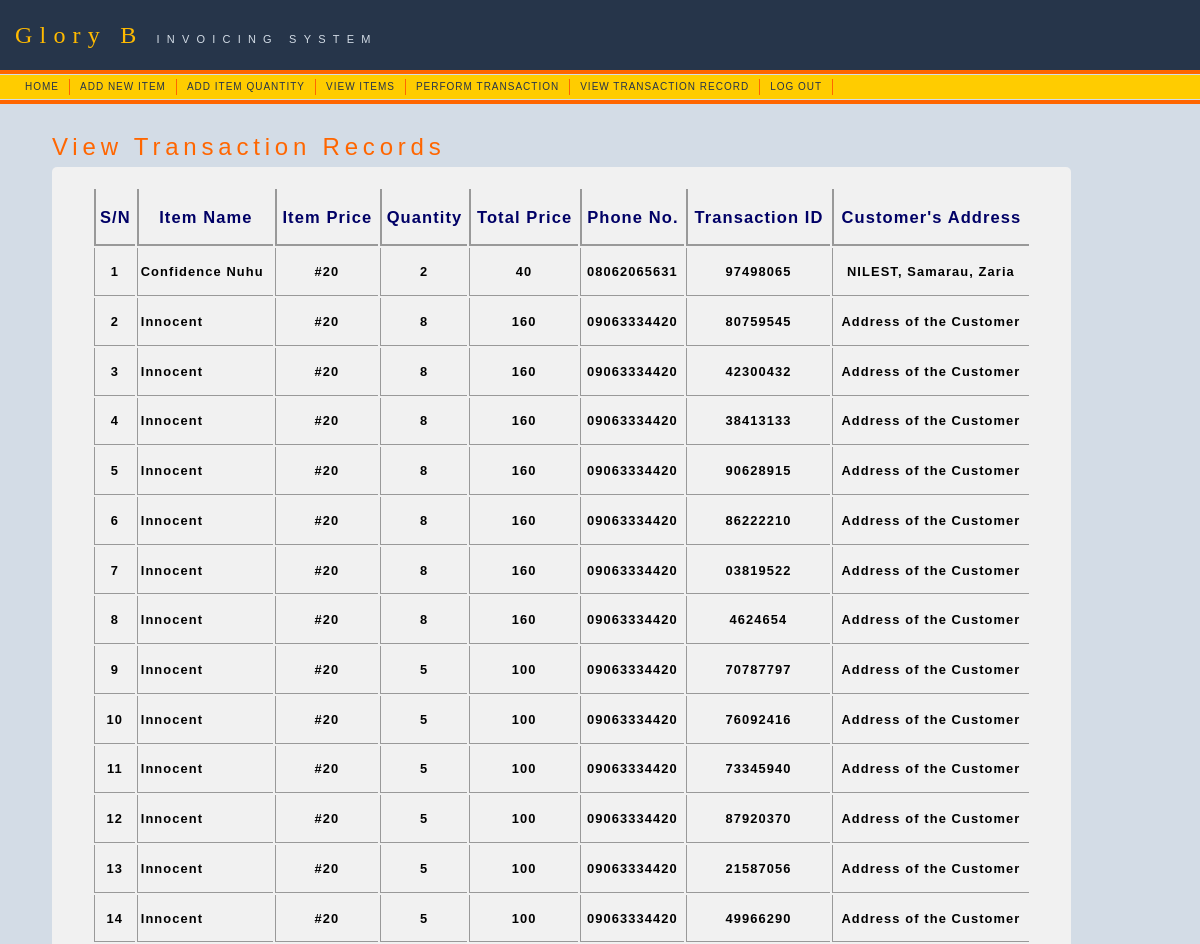
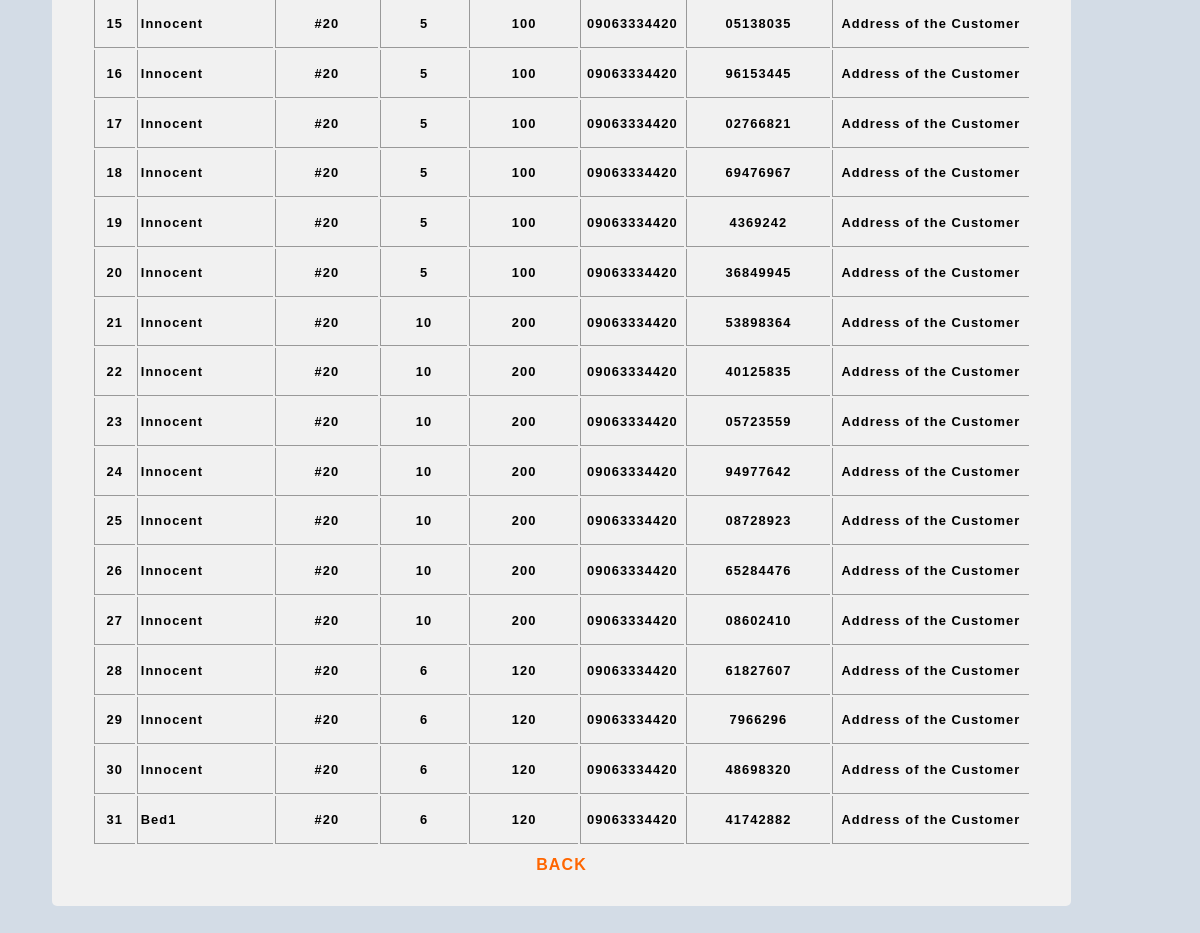
The page /main/view_rec.php on the database its author committed (2 pictures, top to bottom).
### tables this page shows
CREATE TABLE `record` (
  `rec_no` int(4) NOT NULL auto_increment,
  `name` varchar(30) NOT NULL,
  `phone` varchar(15) NOT NULL,
  `address` varchar(200) NOT NULL,
  `item` varchar(20) NOT NULL,
  `quant` varchar(3) NOT NULL,
  `price` varchar(10) NOT NULL,
  `total` varchar(10) NOT NULL,
  `trans_id` varchar(20) NOT NULL,
  `date` varchar(9) NOT NULL,
  PRIMARY KEY  (`rec_no`),
  UNIQUE KEY `trans_id` (`trans_id`)
);

### main/view_rec.php (the view, shortened to what this page needs)
<!DOCTYPE html PUBLIC "-//W3C//DTD XHTML 1.0 Transitional//EN" "http://www.w3.org/TR/xhtml1/DTD/xhtml1-transitional.dtd">
<html xmlns="http://www.w3.org/1999/xhtml">
<head>
<link rel="stylesheet" href="../asset/mm_training.css" type="text/css" />
</head>
<body bgcolor="#64748B">
<table id="table" width="100%" border="0" cellspacing="0" cellpadding="0">
	<tr bgcolor="#26354A">
	<td width="15" nowrap="nowrap"><img src="../asset/mm_spacer.gif" alt="" width="15" height="1" border="0" /></td>
	<td height="70" colspan="2" class="logo" nowrap="nowrap">Glory B  <span class="tagline">INVOICING SYSTEM </span></td>
	<td width="100%">&nbsp;</td>
	</tr>
	<tr bgcolor="#FF6600">
	<td colspan="4"><img src="../asset/mm_spacer.gif" alt="" width="1" height="4" border="0" /></td>
	</tr>
	<tr bgcolor="#D3DCE6">
	<td colspan="4"><img src="asset/mm_spacer.gif" alt="" width="1" height="1" border="0" /></td>
	</tr>
	<tr bgcolor="#FFCC00">
	<td width="15" nowrap="nowrap">&nbsp;</td>
	<td width="705" colspan="2" height="24">
	<table border="0" cellpadding="0" cellspacing="0" id="navigation">
        <tr>
          <td class="navText" align="center" nowrap="nowrap"><a href="index.php">HOME</a></td>
		  <td class="navText" align="center" nowrap="nowrap"><a href="add_item.php">ADD NEW ITEM</a></td>
		  <td class="navText" align="center" nowrap="nowrap"><a href="add_quant.php">ADD ITEM QUANTITY</a></td>
		  <td class="navText" align="center" nowrap="nowrap"><a href="view_item.php">VIEW ITEMS</a></td>
		  <td class="navText" align="center" nowrap="nowrap"><a href="trans.php">PERFORM TRANSACTION</a></td>
		  <td class="navText" align="center" nowrap="nowrap"><a href="view_rec.php">VIEW TRANSACTION RECORD</a></td>
		  <td class="navText" align="center" nowrap="nowrap"><a href="../index.php">LOG OUT</a></td>
        </tr>
      </table>	</td>
	<td width="100%">&nbsp;</td>
	</tr>
	<tr bgcolor="#D3DCE6">
	<td colspan="4"><img src="asset/mm_spacer.gif" alt="" width="1" height="1" border="0" /></td>
	</tr>
	<tr bgcolor="#FF6600">
	<td colspan="4"><img src="asset/mm_spacer.gif" alt="" width="1" height="4" border="0" /></td>
	</tr>
	<tr bgcolor="#D3DCE6">
	<td colspan="4"><img src="asset/mm_spacer.gif" alt="" width="1" height="1" border="0" /></td>
	</tr>
	<tr bgcolor="#D3DCE6">
	<td width="15" valign="top">&nbsp;</td>
	<td width="35"><img src="asset/mm_spacer.gif" alt="" width="35" height="1" border="0" /></td>
	<td width="710" valign="top"><br />
	&nbsp;<br />
	<table border="0" cellspacing="0" cellpadding="2" width="500">
		<tr>
		<td class="pageName">View Transaction Records </td>
		</tr>
		<tr>
		<td class="bodyText">
<div align="center">
   <div align="center" class="content">
<?php
$sql="SELECT * FROM record ORDER BY rec_no DESC";
$result=mysql_query($sql);
?>
<table width="939" height="71" cellpadding="3">
  <tr>
    <th id="th" scope="col"><h2 class="style1">S/N</h2></th>
    <th id="th" scope="col"><h2 class="style1">Item Name</h2></th>
    <th id="th" scope="col"><h2 class="style1">Item Price</h2></th>
    <th id="th" scope="col"><h2 class="style1">Quantity</h2></th>
	<th id="th" scope="col"><h2 class="style1">Total Price</h2></th>
	<th id="th" scope="col"><h2 class="style1">Phone No.</h2></th>
    <th id="th" scope="col"><h2 class="style1">Transaction ID</h2></th>
    <th id="th" scope="col"><h2 class="style1">Customer's Address</h2></th>
  </tr>
  <?php
  $i=1;
  while($rows=mysql_fetch_assoc($result)){
  ?>
  <tr>
    <td id="td"><h3 align="center"><?php echo $i++; ?></h3></td>
    <td id="td"><h3><?php echo $rows['name']; ?></h3></td>
    <td id="td"><h3 align="center">#<?php echo $rows['price']; ?></h3></td>
    <td id="td"><h3 align="center"><?php echo $rows['quant']; ?></h3></td>
	<td id="td"><h3 align="center"><?php echo $rows['total']; ?></h3></td>
	<td id="td"><h3 align="center"><?php echo $rows['phone']; ?></h3></td>
	<td id="td"><h3 align="center"><?php echo $rows['trans_id']; ?></h3></td>
	<td id="td"><h3 align="center"><?php echo $rows['address']; ?></h3></td>
  </tr>
  <?php
  }
  ?>
   <tr>
    <td id="back" colspan="8" align="center"><a href="index.php">BACK</a></td>
  </tr>
</table>
</div>
</div>
		<br /></td>
		</tr>
	</table>
	 <br />	</td>
	<td>&nbsp;</td>
	</tr>
</table>
</body>
</html>

### asset/mm_training.css (style rules this page uses)
body { margin:0px; }
td { font:11px Arial, Helvetica, sans-serif; color:#000000; }
a { color: #FF6600; font-weight:bold; text-decoration:none; }
#navigation a { font:10px Arial, Helvetica, sans-serif; color: #26354A; text-decoration: none; letter-spacing:.1em; line-height:16px; display:block; padding: 0px 10px; border-right:1px solid #FF6600; }
.logo { font:24px Times New Roman, Times, serif; color: #FFBA00; letter-spacing:.3em; line-height:26px; }
.tagline { font: 11px Arial, Helvetica, sans-serif; color: #D3DCE6; line-height:16px; }
.bodyText { font:11px Arial, Helvetica, sans-serif; line-height:22px; color:#26354A; letter-spacing:.1em; }
.pageName { font:24px Arial, Helvetica, sans-serif; color: #FF6600; letter-spacing:.2em; line-height:32px; }
.navText { font:10px Arial, Helvetica, sans-serif; color: #26354A; letter-spacing:.1em; line-height:16px; }

### main/view_rec.php (style rules this page uses)
#back { font-size:16px; border-radius:5px; color: white; padding:10px; }
.content { width:100%; background-color: #f1f1f1; padding: 20px; border-radius:5px; }
#td { border-bottom:1px solid #999999; border-left:1px solid #999999; }
#th { border-bottom:2px solid #999999; border-left:2px solid #999999; }
.style1 { color: #000066 }

### rows shown on the page
record: name "Confidence Nuhu", price "20", quant "2", total "40", phone "08062065631", trans "97498065", address "NILEST, Samarau, Zaria"
record: name "Innocent", price "20", quant "8", total "160", phone "09063334420", trans "80759545", address "Address of the Customer"
record: name "Innocent", price "20", quant "8", total "160", phone "09063334420", trans "42300432", address "Address of the Customer"
record: name "Innocent", price "20", quant "8", total "160", phone "09063334420", trans "38413133", address "Address of the Customer"
record: name "Innocent", price "20", quant "8", total "160", phone "09063334420", trans "90628915", address "Address of the Customer"
record: name "Innocent", price "20", quant "8", total "160", phone "09063334420", trans "86222210", address "Address of the Customer"
record: name "Innocent", price "20", quant "8", total "160", phone "09063334420", trans "03819522", address "Address of the Customer"
record: name "Innocent", price "20", quant "8", total "160", phone "09063334420", trans "4624654", address "Address of the Customer"
record: name "Innocent", price "20", quant "5", total "100", phone "09063334420", trans "70787797", address "Address of the Customer"
record: name "Innocent", price "20", quant "5", total "100", phone "09063334420", trans "76092416", address "Address of the Customer"
record: name "Innocent", price "20", quant "5", total "100", phone "09063334420", trans "73345940", address "Address of the Customer"
record: name "Innocent", price "20", quant "5", total "100", phone "09063334420", trans "87920370", address "Address of the Customer"
record: name "Innocent", price "20", quant "5", total "100", phone "09063334420", trans "21587056", address "Address of the Customer"
record: name "Innocent", price "20", quant "5", total "100", phone "09063334420", trans "49966290", address "Address of the Customer"
record: name "Innocent", price "20", quant "5", total "100", phone "09063334420", trans "05138035", address "Address of the Customer"
record: name "Innocent", price "20", quant "5", total "100", phone "09063334420", trans "96153445", address "Address of the Customer"
record: name "Innocent", price "20", quant "5", total "100", phone "09063334420", trans "02766821", address "Address of the Customer"
record: name "Innocent", price "20", quant "5", total "100", phone "09063334420", trans "69476967", address "Address of the Customer"
record: name "Innocent", price "20", quant "5", total "100", phone "09063334420", trans "4369242", address "Address of the Customer"
record: name "Innocent", price "20", quant "5", total "100", phone "09063334420", trans "36849945", address "Address of the Customer"
record: name "Innocent", price "20", quant "10", total "200", phone "09063334420", trans "53898364", address "Address of the Customer"
record: name "Innocent", price "20", quant "10", total "200", phone "09063334420", trans "40125835", address "Address of the Customer"
record: name "Innocent", price "20", quant "10", total "200", phone "09063334420", trans "05723559", address "Address of the Customer"
record: name "Innocent", price "20", quant "10", total "200", phone "09063334420", trans "94977642", address "Address of the Customer"
record: name "Innocent", price "20", quant "10", total "200", phone "09063334420", trans "08728923", address "Address of the Customer"
record: name "Innocent", price "20", quant "10", total "200", phone "09063334420", trans "65284476", address "Address of the Customer"
record: name "Innocent", price "20", quant "10", total "200", phone "09063334420", trans "08602410", address "Address of the Customer"
record: name "Innocent", price "20", quant "6", total "120", phone "09063334420", trans "61827607", address "Address of the Customer"
record: name "Innocent", price "20", quant "6", total "120", phone "09063334420", trans "7966296", address "Address of the Customer"
record: name "Innocent", price "20", quant "6", total "120", phone "09063334420", trans "48698320", address "Address of the Customer"
record: name "Bed1", price "20", quant "6", total "120", phone "09063334420", trans "41742882", address "Address of the Customer"
